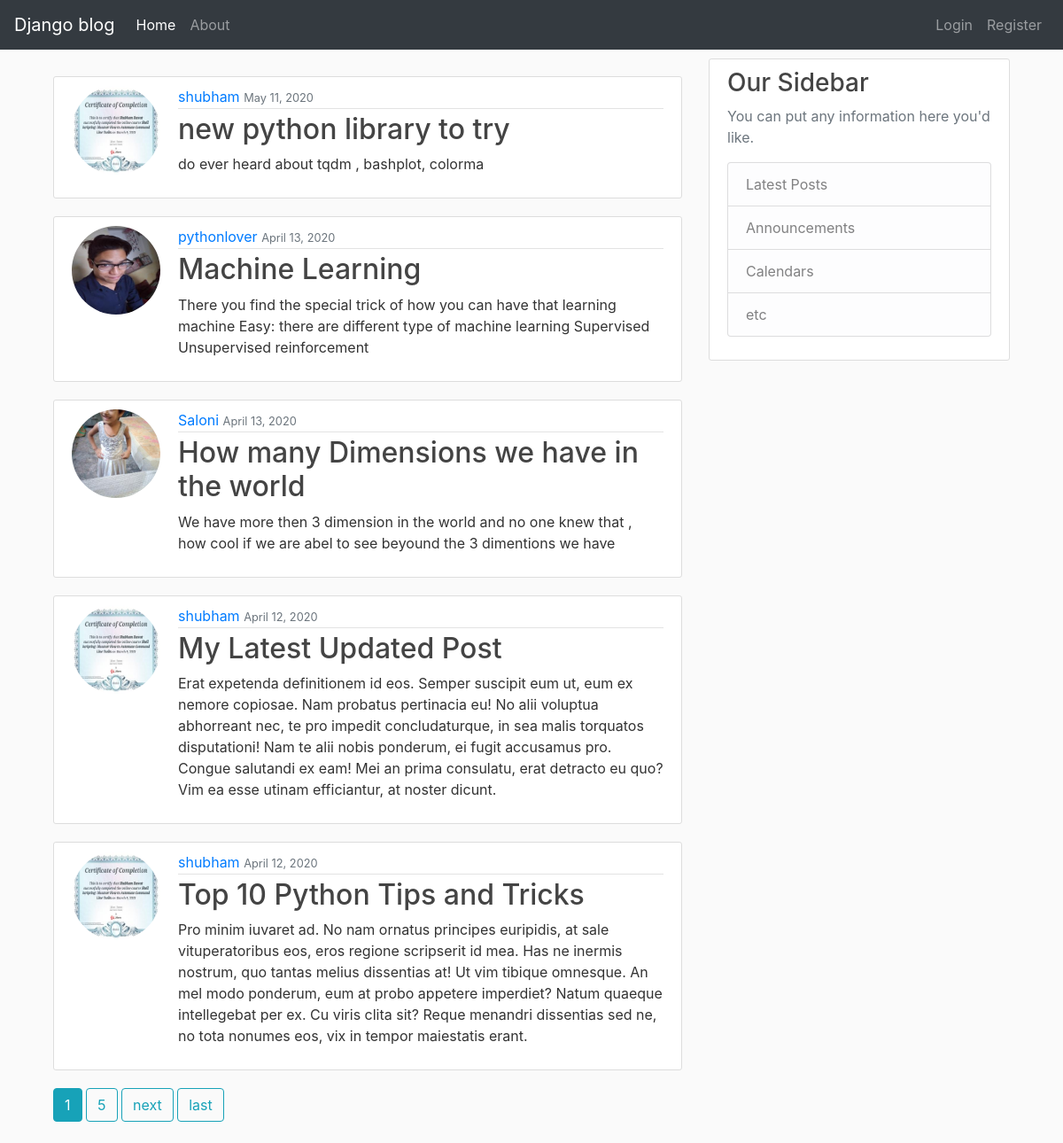
The page / on the database its author committed.
### blog/models.py (models this page shows, shortened)
class Post(models.Model):
    title=models.CharField(max_length=100)
    content = models.TextField()
    date_posted = models.DateTimeField(default=timezone.now)
    author = models.ForeignKey(User, on_delete=models.CASCADE)

### users/models.py (models this page shows, shortened)
class Profile(models.Model):
    user = models.OneToOneField(User,on_delete=models.CASCADE)
    image = models.ImageField(default='default.jpg',upload_to='profile_pic')

### blog/views.py (the view)
# urls.py: path('', PostListView.as_view(), name='blog-home'),
class PostListView(ListView):
    model = Post
    template_name = 'blog/home.html'  #<app>/<model>_<viewtype>.html
    context_object_name = 'posts'     #by default list view will search for listobject
    ordering = ['-date_posted']
    paginate_by = 5

### blog/templates/blog/home.html (shortened to what this page needs)
{% extends "blog/base.html" %}
{% block content %}
    {% for item in posts %}
    <div class="media content-section" style="margin-top:20px;">
        <img class="rounded-circle account-img" src="{{ item.author.profile.image.url }}">
        <div class="media-body">
            <div class='article-metadata'>
                 <a href="{% url 'user-post' item.author.username %}">{{item.author}}</a>
                <small class='text-muted'>{{item.date_posted|date:"F d, Y"}}</small>
            </div>
          <h2><a class="article-title" href="{% url 'post-detail' item.id %}">{{item.title}}</a></h2>
          <p class="article-text">{{item.content}}</p>
        </div>
    </div>
    {% endfor %}
    {% if is_paginated %}
        {% for num in page_obj.paginator.page_range %}
            {% if num == page_obj.number %}
            <a class="btn btn-info mb-4" href='?page={{ num }}'>{{ num }}</a>
            {% elif num > page_obj.number|add:'-3' and num > page_obj.number|add:'3' %}
            <a class="btn btn-outline-info mb-4" href='?page={{ num }}'>{{ num }}</a>
            {% endif %}
        {% endfor %}
        {% if page_obj.has_next %}
            <a class="btn btn-outline-info mb-4" href='?page={{page_obj.next_page_number}}'>next</a>
            <a class="btn btn-outline-info mb-4" href='?page={{ page_obj.paginator.num_pages }}'>last</a>
        {% endif %}
    {% endif %}
{% endblock content %}

### blog/templates/blog/base.html (shortened to what this page needs)
{% load static %}
<!doctype html>
<html lang="en">
  <head>
    <link rel="stylesheet" href="https://stackpath.bootstrapcdn.com/bootstrap/4.4.1/css/bootstrap.min.css">
    <link rel="stylesheet" type='text/css' href="{% static 'blog/css/main.css' %}">
</head>
<body>
    <header class="site-header">
        <nav class="navbar navbar-expand-lg navbar-dark bg-dark">
            <a class="navbar-brand" href="{% url 'blog-home' %}">Django blog</a>
            <div class="collapse navbar-collapse" id="navbarSupportedContent">
                <ul class="navbar-nav mr-auto">
                    <li class="nav-item active">
                    <a class="nav-link" href="{% url 'blog-home' %}">Home <span class="sr-only">(current)</span></a>
                    </li>
                    <li class="nav-item">
                    <a class="nav-link" href="{% url 'blog-about' %}">About</a>
                    </li>
                </ul>
                <div class="navbar-nav">
                    {% if user.is_authenticated %}
                    <a class="nav-item nav-link" href="{% url 'logout' %}">Logout</a>
                    <a class="nav-item nav-link" href="{% url 'profile' %}">Profile</a>
                    <a class="nav-item nav-link" href="{% url 'post-create' %}">New Post</a>
                    {% else %}
                    <a class="nav-item nav-link" href="{% url 'login' %}">Login</a>
                    <a class="nav-item nav-link" href="{% url 'register' %}">Register</a>
                    {% endif %}
                </div>
            </div>
        </nav>
    </header>
    <div class='container'>
        <main role="main" class="container">
            <div class="row">
                <div class="col-md-8">
                {% block content %}{% endblock %}
                </div>
                <div class="col-md-4">
                <div class="content-section">
                    <h3>Our Sidebar</h3>
                    <p class='text-muted'>You can put any information here you'd like.
                    <ul class="list-group">
                        <li class="list-group-item list-group-item-light">Latest Posts</li>
                        <li class="list-group-item list-group-item-light">Announcements</li>
                        <li class="list-group-item list-group-item-light">Calendars</li>
                        <li class="list-group-item list-group-item-light">etc</li>
                    </ul>
                    </p>
                </div>
                </div>
            </div>
        </main>
    </div>
</body>
</html>

### blog/static/blog/css/main.css (style rules this page uses)
body { background: #fafafa; color: #333333; }
h1, h2, h3, h4, h5, h6 { color: #0c0808; }
main { margin-top:10px; }
.content-section { background: #ffffff; padding: 10px 20px; border: 1px solid #dddddd; border-radius: 3px; margin-bottom: 20px; }
h1, h2, h3, h4, h5, h6 { color: #444444; }
.article-title { color: #444444; }
.article-metadata { padding-bottom: 1px; margin-bottom: 4px; border-bottom: 1px solid #e3e3e3 }
.account-img { height: 100px; width: 100px; margin-right: 20px; margin-bottom: 16px; }

### rows shown on the page
Post: author.profile.image (picture), author "shubham", date_posted "May 11, 2020", title "new python library to try", content "do ever heard about tqdm , bashplot, colorma"
Post: author.profile.image (picture), author "pythonlover", date_posted "April 13, 2020", title "Machine Learning", content "There you find the special trick of how you can have that learning machine Easy: there are different type of machine learning Supervised Unsupervised reinforcement"
Post: author.profile.image (placeholder picture), author "Saloni", date_posted "April 13, 2020", title "How many Dimensions we have in the world", content "We have more then 3 dimension in the world and no one knew that , how cool if we are abel to see beyound the 3 dimentions we have"
Post: author.profile.image (picture), author "shubham", date_posted "April 12, 2020", title "My Latest Updated Post", content "Erat expetenda definitionem id eos. Semper suscipit eum ut, eum ex nemore copiosae. Nam probatus pertinacia eu! No alii voluptua abhorreant nec, te pro impedit concludaturque, in sea malis torquatos disputationi! Nam te alii nobis ponderum, ei fugit accusamus pro. Congue salutandi ex eam! Mei an prima consulatu, erat detracto eu quo? Vim ea esse utinam efficiantur, at noster dicunt."
Post: author.profile.image (picture), author "shubham", date_posted "April 12, 2020", title "Top 10 Python Tips and Tricks", content "Pro minim iuvaret ad. No nam ornatus principes euripidis, at sale vituperatoribus eos, eros regione scripserit id mea. Has ne inermis nostrum, quo tantas melius dissentias at! Ut vim tibique omnesque. An mel modo ponderum, eum at probo appetere imperdiet? Natum quaeque intellegebat per ex. Cu viris clita sit? Reque menandri dissentias sed ne, no tota nonumes eos, vix in tempor maiestatis erant."

### other values the page prints
{{ num }} "1"
{{ num }} "5"
